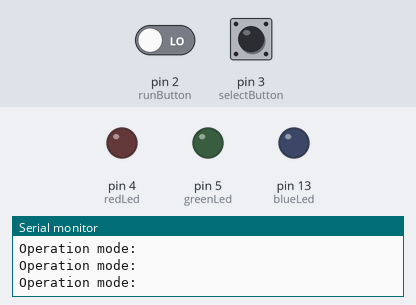
A sketch run on a simulated Arduino Uno, built with avr-gcc and run on an emulated ATmega328P. On the bench: output pins drawn as LEDs (lit = HIGH), the last lines printed to the serial monitor. The inputs (shaded band) are chosen by the test bench; at power-on: pin 3 (selectButton) LOW, pin 2 (runButton) LOW.

Above: at 1.2 s.
1.3 s: pin 3 (selectButton) pulled HIGH for 0.15 s
At 2.4 s:
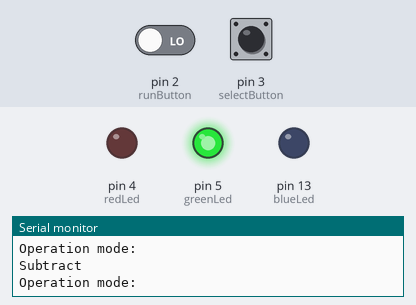
2.9 s: pin 3 (selectButton) pulled HIGH for 1 s
At 5.3 s:
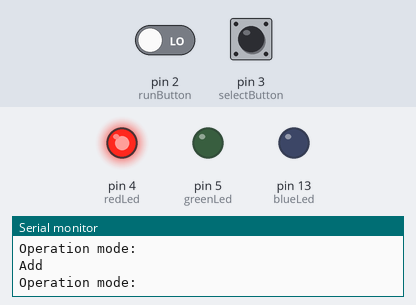
10.6 s: pin 2 (runButton) driven HIGH and pin 3 (selectButton) driven HIGH
At 11.7 s:
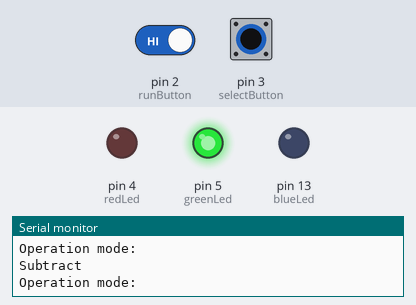
13.6 s: pin 3 (selectButton) driven LOW
At 13.9 s:
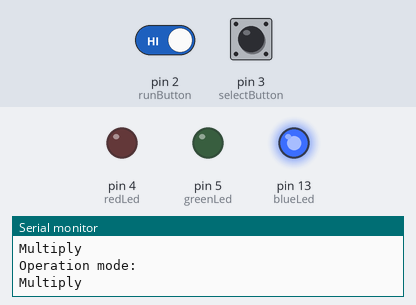
Timing chart, 0 to 16.6 s (numbered marks = the images above; inputs shaded):
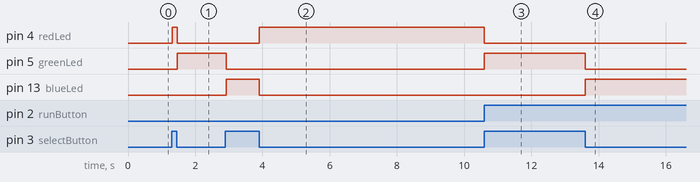

Measured:
- after the input at 1.3 s, pin 4 (redLed): LOW → HIGH at once, → LOW 0.15 s later; pin 5 (greenLed): LOW → HIGH after 0.17 s
- after the input at 2.9 s, pin 4 (redLed): LOW → HIGH after 1.0 s; pin 5 (greenLed): HIGH → LOW at once; pin 13 (blueLed): LOW → HIGH at once, → LOW 0.98 s later
- after the input at 10.6 s, pin 4 (redLed): HIGH → LOW at once; pin 5 (greenLed): LOW → HIGH at once
- after the input at 13.6 s, pin 5 (greenLed): HIGH → LOW at once; pin 13 (blueLed): LOW → HIGH at once

The sketch:

sketch_jan17c.ino
```cpp
 /**********************************************************************
 *                                                                     *
 * File: sketch_jan17c.ino                                             *
 *                                                                     *
 * Author: AG                                                          *
 *                                                                     *
 * Date: 01-17-2025                                                    *
 *                                                                     *
 * Description: simple calculator that Multiply, adds or subtract  two *
 *               arrays and storer the results in new array            *
 *                                                                     *
 **********************************************************************/


#define selectButton 3   // Button for selecting the operation
#define runButton 2     // Button for triggering the operation
#define redLed 4        // Red LED to indicate operation
#define greenLed 5      // Green LED to indicate operation
#define blueLed 13       // Blue LED to indicate operation

int arr1[10] = {1, 2, 3, 4, 5, 6, 7, 8, 9, 10};  // First array
int arr2[10] = {1, 2, 3, 4, 5, 6, 7, 8, 9, 10};  // Second array
int result[10] = {};  // Array to store results of operations
static volatile int counter = 0;       // Track number of button presses
static volatile bool select = false;
static volatile bool run = false;
int buttonState = 0;   // Current state of the select button
int lastButtonState = 0;  // Previous state of the select button

void setup() {
  // starts the serial protocol at 9600 baud rate
  Serial.begin(9600);
  //set red led pin to output mode
  pinMode(redLed, OUTPUT);
  // set greeen led pin to output mode
  pinMode(greenLed, OUTPUT);
  // sets blue led pin to output mode
  pinMode(blueLed, OUTPUT);
  // attach an interrupt to the select button  that will run only if the button is pressed
  attachInterrupt(digitalPinToInterrupt(selectButton), isr_button1, CHANGE);
  // attach an interrupt to the run button  that will run only if the button is pressed
  attachInterrupt(digitalPinToInterrupt(runButton), isr_button2, CHANGE);
}

void loop() {
    // Check if the select button is pressed to change the operation
      if (counter > 3) {
        counter = 1;  // Reset counter after 3 clicks
      }
      // Update the LEDs based on the counter (operation type)
      digitalWrite(redLed, (counter == 1) ? HIGH : LOW);
      digitalWrite(greenLed, (counter == 2) ? HIGH : LOW);
      digitalWrite(blueLed, (counter == 3) ? HIGH : LOW);

      // Print the current operation type for debugging
      Serial.println("Operation mode: ");
      if (counter == 1) {
        Serial.println("Add");
      } else if (counter == 2) {
        Serial.println("Subtract");
      } else if (counter == 3) {
        Serial.println("Multiply");
      }

    // If the run button is pressed, perform the operation
    if (run == true) {
      // Perform the operation based on the current counter value
      operationMatrix(arr1, arr2, result, counter);

      // Print the results for debugging
      Serial.println("Result:");
      for (int i = 0; i < 10; i++) {
        Serial.print(result[i]);
        Serial.print(" ");
      }
      Serial.println();

      // Delay for a while to prevent rapid retriggering of the run button
      delay(3000);
    }
}
// Function to perform the operation based on the counter value
void operationMatrix(int arrA[], int arrB[], int result[], int counter)
{
  for (int i = 0; i < 10; i++) {
    if (counter == 1) {
      result[i] = arrA[i] + arrB[i];  // Add
    } else if (counter == 2) {
      result[i] = arrA[i] - arrB[i];  // Subtract
    } else if (counter == 3) {
      result[i] = arrA[i] * arrB[i];  // Multiply
    }
  }
}
// interrupt runs only if the select button was pressed
void isr_button1()
{
  // enables the select button
  select = true;
  //disables the run button
  run = false;
  //increase the operation counter by 1
  counter++;
}
// interrupt runs only if the run button was pressed
void isr_button2()
{
  //disables the select button
  select = false;
  // enables the run button
  run = true;
}
```
